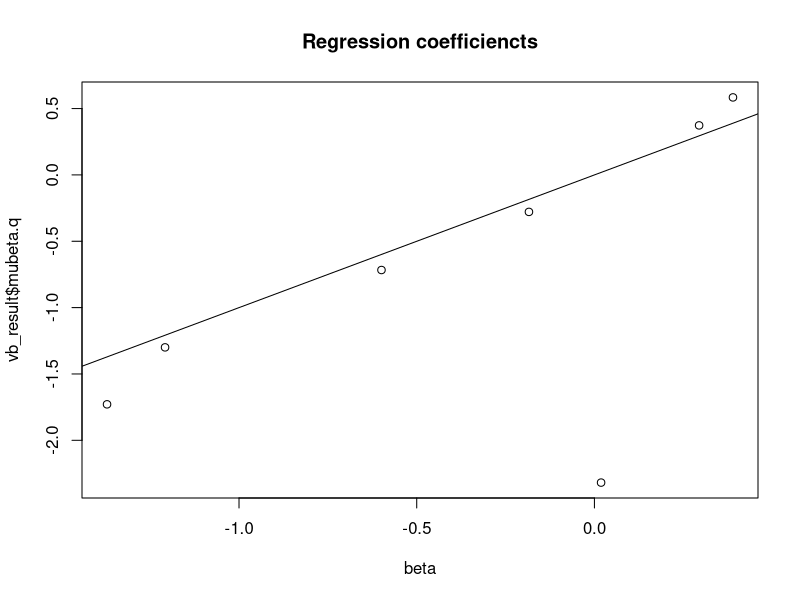

This figure's R source: (Note: this script raises an error after producing the figure.)
semispline = function(y, w, v, prior=NULL, maxiter=1000, tol=1e-4, n_grids=1e3)
{
  library(splines)
  N = length(y)
  D = ncol(w)
  W = cbind(1,w)
  WtW = crossprod(W)
  
  # Hyperparameters
  if (is.null(prior))
  {
    mubeta.0 = rep(0, D+1)
    sigbeta.0 = diag(rep(100, D+1))
    sig2v = 0.1
    sig2mu = sig2alpha = 100
    axi = bxi = atau = btau = asig = bsig = 1e-3
  }
  else
  {
    mubeta.0 = prior$mubeta.0
    sigbeta.0 = prior$sigbeta.0
    sig2v = prior$sig2v
    sig2mu = prior$sig2mu
    sig2alpha = prior$sig2alpha
    axi = prior$axi
    bxi = prior$bxi
    atau = prior$atau
    btau = prior$btau
    asig = prior$asig
    bsig = prior$bsig
  }
  sb0i = solve(sigbeta.0)
  sbimb0 = sb0i %*% mubeta.0
  ldetsb0 = determinant(sigbeta.0, logarithm=TRUE)$modulus[1]
  
  # Generate grids and corresponding spline coefficients
  nknots = min(round(log(length(unique(v)))), 35)
  knots = quantile(v, seq(0,1,length.out=nknots+2)[-c(1,(nknots+2))])
  grids = seq(min(v)-sd(v), max(v)+sd(v), length.out=n_grids)
  vphig = bs(grids, knots=knots, intercept=FALSE); K = ncol(vphig); uidx = 3:(K+2)
  vphig = cbind(cbind(1,grids),vphig)
  
  # Initialize variational parameters
  axitl = axi + (N/2)
  atautl = atau + (K/2)
  asigtl = asig + (N/2)
  xi.ratio = axi/bxi
  tau.ratio = atau/btau
  sig.ratio = asig/bsig
  munu.q = munu.0 = rep(0, K+2)
  signu.q = signu.0 = diag(rep(c(sig2alpha,1/tau.ratio),c(2,K)))
  ldetsn0 = determinant(signu.0, logarithm=TRUE)$modulus[1]
  mutl = mean(v)
  mubeta.q = rep(0,D+1)
  
  # Update as
  lb = rep(0, maxiter)
  lbold = -Inf
  for (iter in 1:maxiter)
  {
    # denoised value
    common = -0.5*(sig.ratio*diag(vphig%*%(outer(munu.q,munu.q)+signu.q)%*%t(vphig)) + (1/sig2v+xi.ratio)*(grids^2) - 2*mutl*xi.ratio*grids)
    lnpgrids = common + outer(grids, v)/sig2v + sig.ratio*outer(drop(vphig%*%munu.q), drop(y-W%*%mubeta.q)); pgrids = exp(t(lnpgrids))
    normalizers = apply(pgrids, 1, sum)
    ex = pgrids%*%grids/normalizers
    ex2 = pgrids%*%(grids^2)/normalizers
    varx = ex2 - (ex)^2
    vphiq = pgrids%*%vphig/outer(normalizers,rep(1,K+2))
    vphiqtvphiq = t(vphig)%*%diag(apply(pgrids/normalizers,2,sum))%*%vphig
    
    # beta
    sigbeta.q = solve(sb0i + sig.ratio*WtW)
    mubeta.q = drop(sigbeta.q%*%(sbimb0 + sig.ratio*t(W)%*%(y-vphiq%*%munu.q)))
    
    # nu
    signu.q = solve(diag(rep(c(1/sig2alpha,tau.ratio),c(2,K))) + sig.ratio*vphiqtvphiq)
    munu.q = drop(sig.ratio*signu.q%*%t(vphiq)%*%(y-W%*%mubeta.q))
    
    # mu
    sig2mutl = 1/(1/sig2mu+N*xi.ratio)
    mutl = xi.ratio*sig2mutl*sum(ex)
    
    # xi
    bxitl = bxi + 0.5*(sum((ex-mutl)^2)+sum(varx)+N*sig2mutl)
    xi.ratio = axitl/bxitl
    
    # tau
    btautl = btau + 0.5*sum((munu.q^2+diag(signu.q))[uidx])
    tau.ratio = atautl/btautl
    
    # sigma
    cpterm_beta = drop(W%*%mubeta.q)
    cpterm_nu = drop(vphiq%*%munu.q)
    cpterm = sum(y^2) + sum(diag(WtW%*%(outer(mubeta.q,mubeta.q)+sigbeta.q))) + sum(diag(vphiqtvphiq%*%(outer(munu.q,munu.q)+signu.q)))
    cpterm = cpterm - 2*sum(y*cpterm_beta) - 2*sum(y*cpterm_nu) + 2*sum(cpterm_beta*cpterm_nu)
    bsigtl = bsig + 0.5*cpterm
    sig.ratio = asigtl/bsigtl
    
    # ELBO
    lbnew = -0.5*N*log(2*pi) - 0.5*N*(log(bsigtl)-digamma(asigtl)) - 0.5*sig.ratio*cpterm
    lbnew = lbnew - 0.5*N*log(2*pi) - 0.5*N*log(sig2v) - 0.5*(sum((v-ex)^2)+sum(varx))/sig2v
    lbnew = lbnew - 0.5*N*(log(bxitl)-digamma(axitl)) - 0.5*xi.ratio*(sum((ex-mutl)^2)+sum(varx)+N*sig2mutl)
    lbnew = lbnew + 0.5*sum(log(varx)) + 0.5*N
    lbnew = lbnew - 0.5*ldetsn0 - 0.5*(sum((munu.q-munu.0)*solve(signu.0,munu.q-munu.0))+sum(diag(solve(signu.0,signu.q))))
    lbnew = lbnew + 0.5*determinant(signu.q,logarithm=TRUE)$modulus[1] + 0.5*(K+2)
    lbnew = lbnew - 0.5*ldetsb0 - 0.5*(sum((mubeta.q-mubeta.0)*solve(sigbeta.0,mubeta.q-mubeta.0))+sum(diag(solve(sigbeta.0,sigbeta.q))))
    lbnew = lbnew + 0.5*determinant(sigbeta.q,logarithm=TRUE)$modulus[1] + 0.5*(D+1)
    lbnew = lbnew - 0.5*log(sig2mu) - 0.5*(mutl^2+sig2mutl)/sig2mu
    lbnew = lbnew + 0.5*log(sig2mutl) + 0.5
    lbnew = lbnew - lgamma(axi) + axi*log(bxi) - (axi+1)*(log(bxitl)-digamma(axitl)) - xi.ratio*bxi
    lbnew = lbnew + lgamma(axitl) - axitl*log(bxitl) + (axitl+1)*(log(bxitl)-digamma(axitl)) + xi.ratio*bxitl
    lbnew = lbnew - lgamma(atau) + atau*log(btau) - (atau+1)*(log(btautl)-digamma(atautl)) - tau.ratio*btau
    lbnew = lbnew + lgamma(atautl) - atautl*log(btautl) + (atautl+1)*(log(btautl)-digamma(atautl)) + tau.ratio*btautl
    lbnew = lbnew - lgamma(asig) + asig*log(bsig) - (asig+1)*(log(bsigtl)-digamma(asigtl)) - sig.ratio*bsig
    lbnew = lbnew + lgamma(asigtl) - asigtl*log(bsigtl) + (asigtl+1)*(log(bsigtl)-digamma(asigtl)) + sig.ratio*bsigtl
    lb[iter] = lbnew
    if (lbnew>lbold & lbnew-lbold<tol) break
    lbold = lbnew
  }
  lb = lb[1:iter]
  knots = quantile(ex, seq(0,1,length.out=nknots+2)[-c(1,(nknots+2))])
  vphi = bs(ex, knots=knots, intercept=FALSE)
  vphi = cbind(cbind(1,ex),vphi)
  post_curve=drop(vphi%*%munu.q)
  curve_var=drop(vphi^2%*%diag(signu.q))
  return(list(
    lb=lb, ex=ex, mubeta.q=mubeta.q, sigbeta.q=sigbeta.q, munu.q=munu.q, signu.q=signu.q, 
    sig.ratio=sig.ratio, tau.ratio=tau.ratio, xi.ratio=xi.ratio,
    post_lower=qnorm(0.025,post_curve,sqrt(curve_var)),
    post_upper=qnorm(0.975,post_curve,sqrt(curve_var)),
    post_curve=post_curve
  ))
}

set.seed(10)
N = 130
D = 6
RR = 0.7
xi2 = 0.8
sig2v = xi2/RR-xi2
mux = 1.5
beta = rnorm(D+1)
w = matrix(rnorm(N*D),N,D)
x = rnorm(N, mux, sqrt(xi2))
v = rnorm(N, x, sqrt(sig2v))
f = function(x) 2*x+sin(pi*x)
y = cbind(1,w)%*%beta + f(x) + rnorm(N)
vb_result = semispline(y,w,v)
plot(beta,vb_result$mubeta.q,main="Regression coefficiencts")
lines(-10:10,-10:10)
ord = order(vb_result1$ex)
plot(x,y,ylab="y",main="Original pattern(dot) vs Denoised pattern(line)")
lines(vb_result1$ex[ord],vb_result1$post_curve[ord],lwd=3,col=2)
lines(vb_result1$ex[ord],vb_result1$post_lower[ord],lwd=2,col=3)
lines(vb_result1$ex[ord],vb_result1$post_upper[ord],lwd=2,col=3)